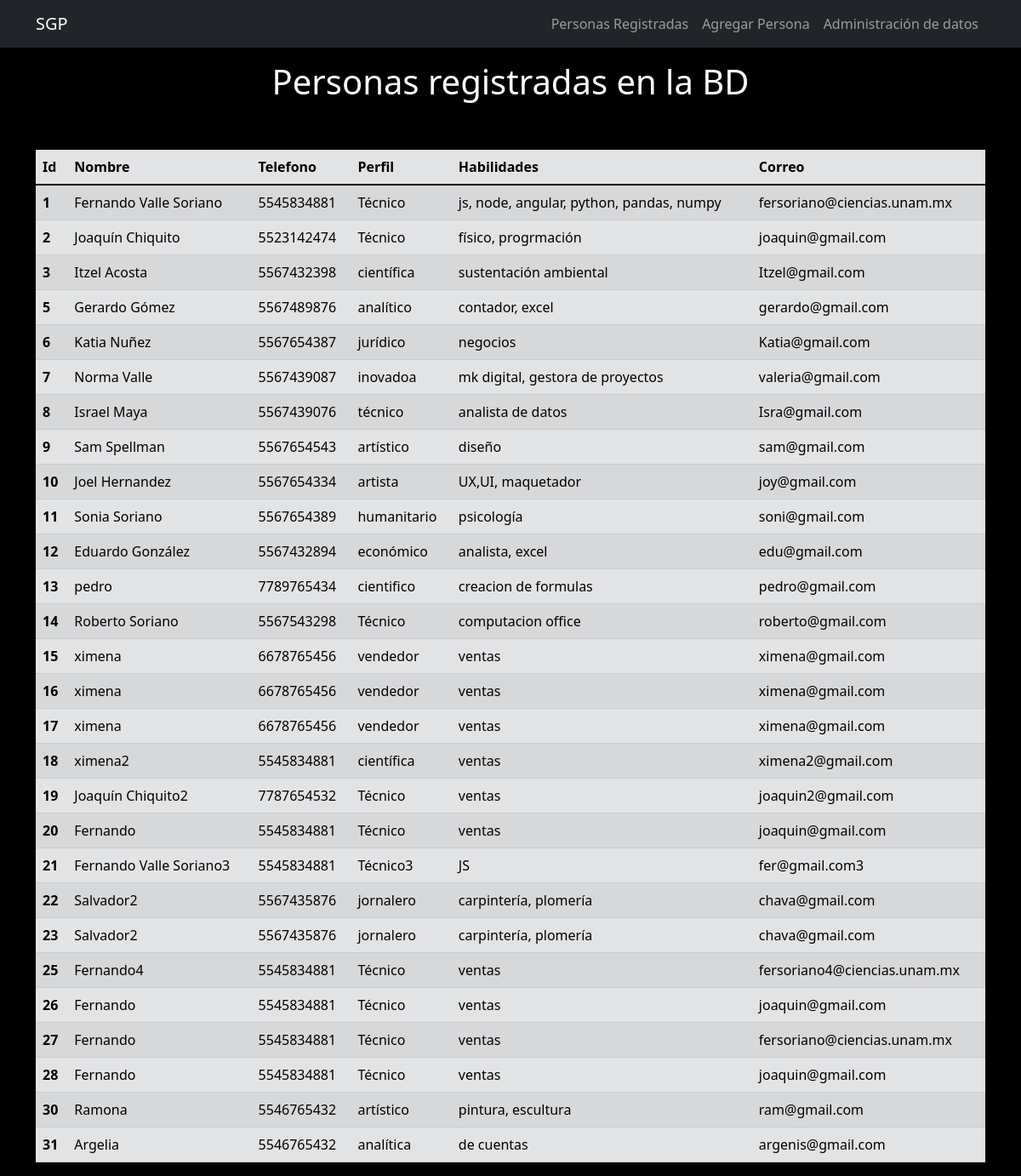
The app's page /personas_registradas with its own data.
### personas/models.py (models this page shows, shortened)
class Persona (models.Model):
    nombre      = models.CharField(max_length=255)
    telefono    = models.CharField(max_length=255)
    correo      = models.EmailField(max_length=254)
    perfil      = models.CharField(max_length=255)
    habilidades = models.CharField(max_length=255)

### personas/views.py (the view)
# urls.py: path('personas_registradas', traerPersonas),
def traerPersonas(request):
    personas = Persona.objects.all() #manejador obejects , all me trae toda la info
    return render (request,'personas/registradas.html',{'personas': personas})

### personas/templates/personas/registradas.html (shortened to what this page needs)
<!DOCTYPE html>
<html lang="en">
<head>
</head>
<body style="background-color: black;">
    {% extends 'personas/layout.html' %}
{% block content %}
<div class="container">
    <div class="row mt-3">
        <h1 style="color:white; text-align:center"  >Personas registradas en la BD</h1>
    </div>
    <div class="row mt-5">
        <div class="col">
            <table class="table  table-secondary table-striped table-hover"">
                <thead>
                  <tr>
                    <th scope="col">Id</th>
                    <th scope="col">Nombre</th>
                    <th scope="col">Telefono</th>
                    <th scope="col">Perfil</th>
                    <th scope="col">Habilidades</th>
                    <th scope="col">Correo</th>
                  </tr>
                </thead>
                <tbody>
                {% for persona in personas %}
                  <tr>
                    <th scope="row">{{persona.id}}</th>
                    <td>{{persona.nombre}}</td>
                    <td>{{persona.telefono}}</td>
                    <td>{{persona.perfil}}</td>
                    <td>{{persona.habilidades}}</td>
                    <td>{{persona.correo}}</td>
                  </tr>
                  {% endfor %}
                </tbody>
              </table>
        </div>
    </div>
</div>
{% endblock %}

### personas/templates/personas/layout.html (shortened to what this page needs)
<!DOCTYPE html>
<html lang="en">
<head>
    <link href="https://cdn.jsdelivr.net/npm/bootstrap@5.1.3/dist/css/bootstrap.min.css" rel="stylesheet">
</head>
<body>
    <nav class="navbar navbar-expand-lg navbar-dark bg-dark">
        <div class="container">
          <a class="navbar-brand" href="/">SGP</a>
          <div class="collapse navbar-collapse" id="navbarSupportedContent">
            <ul class="navbar-nav ms-auto">
              <li class="nav-item">
                <a class="nav-link " aria-current="page" href="personas_registradas">Personas Registradas</a>
              </li>
            <li class="nav-item">
                <a  class="nav-link" href="nueva_persona">Agregar Persona</a>
            </li>
            <li class="nav-item">
                <a class="nav-link" href="/admin">Administración de datos</a>
            </li>
        </ul>
            </div>
          </div>
      </nav>
    {% block content %}
    {% endblock %}
</body>
</html>

### records on screen
Persona: id "1", nombre "Fernando Valle Soriano", telefono "5545834881", perfil "Técnico", habilidades "js, node, angular, python, pandas, numpy", correo "fersoriano@ciencias.unam.mx"
Persona: id "2", nombre "Joaquín Chiquito", telefono "5523142474", perfil "Técnico", habilidades "físico, progrmación", correo "joaquin@gmail.com"
Persona: id "3", nombre "Itzel Acosta", telefono "5567432398", perfil "científica", habilidades "sustentación ambiental", correo "Itzel@gmail.com"
Persona: id "5", nombre "Gerardo Gómez", telefono "5567489876", perfil "analítico", habilidades "contador, excel", correo "gerardo@gmail.com"
Persona: id "6", nombre "Katia Nuñez", telefono "5567654387", perfil "jurídico", habilidades "negocios", correo "Katia@gmail.com"
Persona: id "7", nombre "Norma Valle", telefono "5567439087", perfil "inovadoa", habilidades "mk digital, gestora de proyectos", correo "valeria@gmail.com"
Persona: id "8", nombre "Israel Maya", telefono "5567439076", perfil "técnico", habilidades "analista de datos", correo "Isra@gmail.com"
Persona: id "9", nombre "Sam Spellman", telefono "5567654543", perfil "artístico", habilidades "diseño", correo "sam@gmail.com"
Persona: id "10", nombre "Joel Hernandez", telefono "5567654334", perfil "artista", habilidades "UX,UI, maquetador", correo "joy@gmail.com"
Persona: id "11", nombre "Sonia Soriano", telefono "5567654389", perfil "humanitario", habilidades "psicología", correo "soni@gmail.com"
Persona: id "12", nombre "Eduardo González", telefono "5567432894", perfil "económico", habilidades "analista, excel", correo "edu@gmail.com"
Persona: id "13", nombre "pedro", telefono "7789765434", perfil "cientifico", habilidades "creacion de formulas", correo "pedro@gmail.com"
Persona: id "14", nombre "Roberto Soriano", telefono "5567543298", perfil "Técnico", habilidades "computacion office", correo "roberto@gmail.com"
Persona: id "15", nombre "ximena", telefono "6678765456", perfil "vendedor", habilidades "ventas", correo "ximena@gmail.com"
Persona: id "16", nombre "ximena", telefono "6678765456", perfil "vendedor", habilidades "ventas", correo "ximena@gmail.com"
Persona: id "17", nombre "ximena", telefono "6678765456", perfil "vendedor", habilidades "ventas", correo "ximena@gmail.com"
Persona: id "18", nombre "ximena2", telefono "5545834881", perfil "científica", habilidades "ventas", correo "ximena2@gmail.com"
Persona: id "19", nombre "Joaquín Chiquito2", telefono "7787654532", perfil "Técnico", habilidades "ventas", correo "joaquin2@gmail.com"
Persona: id "20", nombre "Fernando", telefono "5545834881", perfil "Técnico", habilidades "ventas", correo "joaquin@gmail.com"
Persona: id "21", nombre "Fernando Valle Soriano3", telefono "5545834881", perfil "Técnico3", habilidades "JS", correo "fer@gmail.com3"
Persona: id "22", nombre "Salvador2", telefono "5567435876", perfil "jornalero", habilidades "carpintería, plomería", correo "chava@gmail.com"
Persona: id "23", nombre "Salvador2", telefono "5567435876", perfil "jornalero", habilidades "carpintería, plomería", correo "chava@gmail.com"
Persona: id "25", nombre "Fernando4", telefono "5545834881", perfil "Técnico", habilidades "ventas", correo "fersoriano4@ciencias.unam.mx"
Persona: id "26", nombre "Fernando", telefono "5545834881", perfil "Técnico", habilidades "ventas", correo "joaquin@gmail.com"
Persona: id "27", nombre "Fernando", telefono "5545834881", perfil "Técnico", habilidades "ventas", correo "fersoriano@ciencias.unam.mx"
Persona: id "28", nombre "Fernando", telefono "5545834881", perfil "Técnico", habilidades "ventas", correo "joaquin@gmail.com"
Persona: id "30", nombre "Ramona", telefono "5546765432", perfil "artístico", habilidades "pintura, escultura", correo "ram@gmail.com"
Persona: id "31", nombre "Argelia", telefono "5546765432", perfil "analítica", habilidades "de cuentas", correo "argenis@gmail.com"
